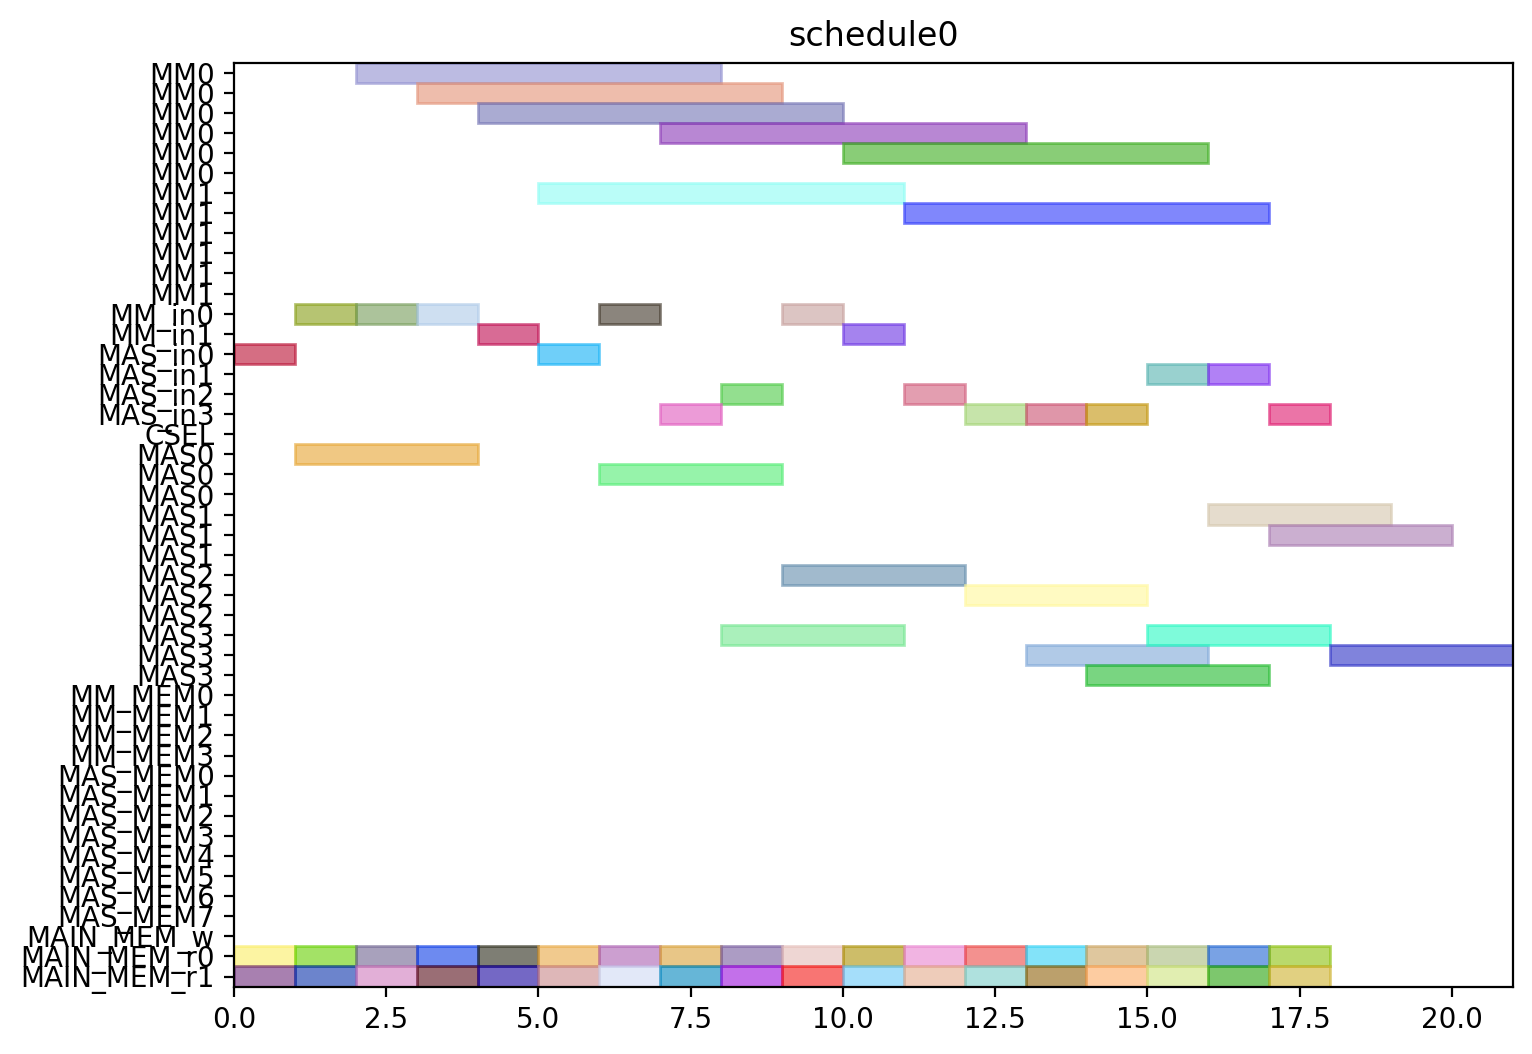

Reproduce this figure in Python.
from pyschedule import Scenario, solvers, plotters, alt


def solve():
	horizon = 120
	S = Scenario("schedule0", horizon=horizon)

	# resource
	MM = S.Resources('MM', num=2, size=6)
	MM_in = S.Resources('MM_in', num=2)
	MAS_in = S.Resources('MAS_in', num=4)
	CSEL = S.Resource('CSEL')
	MAS = S.Resources('MAS', num=4, size=3, periods=range(1, horizon))
	MM_MEM = S.Resources('MM_MEM', num=4)
	MAS_MEM = S.Resources('MAS_MEM', num=8)
	MAIN_MEM_w = S.Resource('MAIN_MEM_w', size=1)
	MAIN_MEM_r = S.Resources('MAIN_MEM_r', num=2)

	# result of previous scheduling

	# new tasks
	t0_t0 = S.Task('t0_t0', length=3, delay_cost=1)
	t0_t0 += alt(MAS)
	t0_t0_in = S.Task('t0_t0_in', length=1, delay_cost=1)
	t0_t0_in += alt(MAS_in)
	S += t0_t0_in*MAS_in[0]<=t0_t0*MAS[0]

	S += t0_t0_in*MAS_in[1]<=t0_t0*MAS[1]

	S += t0_t0_in*MAS_in[2]<=t0_t0*MAS[2]

	S += t0_t0_in*MAS_in[3]<=t0_t0*MAS[3]

	t0_t0_mem0 = S.Task('t0_t0_mem0', length=1, delay_cost=1)
	t0_t0_mem0 += MAIN_MEM_r[0]
	S += t0_t0_mem0 <= t0_t0

	t0_t0_mem1 = S.Task('t0_t0_mem1', length=1, delay_cost=1)
	t0_t0_mem1 += MAIN_MEM_r[1]
	S += t0_t0_mem1 <= t0_t0

	t0_t1 = S.Task('t0_t1', length=3, delay_cost=1)
	t0_t1 += alt(MAS)
	t0_t1_in = S.Task('t0_t1_in', length=1, delay_cost=1)
	t0_t1_in += alt(MAS_in)
	S += t0_t1_in*MAS_in[0]<=t0_t1*MAS[0]

	S += t0_t1_in*MAS_in[1]<=t0_t1*MAS[1]

	S += t0_t1_in*MAS_in[2]<=t0_t1*MAS[2]

	S += t0_t1_in*MAS_in[3]<=t0_t1*MAS[3]

	t0_t1_mem0 = S.Task('t0_t1_mem0', length=1, delay_cost=1)
	t0_t1_mem0 += MAIN_MEM_r[0]
	S += t0_t1_mem0 <= t0_t1

	t0_t1_mem1 = S.Task('t0_t1_mem1', length=1, delay_cost=1)
	t0_t1_mem1 += MAIN_MEM_r[1]
	S += t0_t1_mem1 <= t0_t1

	t0_t3 = S.Task('t0_t3', length=6, delay_cost=1)
	t0_t3 += alt(MM)
	t0_t3_in = S.Task('t0_t3_in', length=1, delay_cost=1)
	t0_t3_in += alt(MM_in)
	S += t0_t3_in*MM_in[0]<=t0_t3*MM[0]
	S += t0_t3_in*MM_in[1]<=t0_t3*MM[1]
	t0_t3_mem0 = S.Task('t0_t3_mem0', length=1, delay_cost=1)
	t0_t3_mem0 += MAIN_MEM_r[0]
	S += t0_t3_mem0 <= t0_t3

	t0_t3_mem1 = S.Task('t0_t3_mem1', length=1, delay_cost=1)
	t0_t3_mem1 += MAIN_MEM_r[1]
	S += t0_t3_mem1 <= t0_t3

	t1_t0 = S.Task('t1_t0', length=3, delay_cost=1)
	t1_t0 += alt(MAS)
	t1_t0_in = S.Task('t1_t0_in', length=1, delay_cost=1)
	t1_t0_in += alt(MAS_in)
	S += t1_t0_in*MAS_in[0]<=t1_t0*MAS[0]

	S += t1_t0_in*MAS_in[1]<=t1_t0*MAS[1]

	S += t1_t0_in*MAS_in[2]<=t1_t0*MAS[2]

	S += t1_t0_in*MAS_in[3]<=t1_t0*MAS[3]

	t1_t0_mem0 = S.Task('t1_t0_mem0', length=1, delay_cost=1)
	t1_t0_mem0 += MAIN_MEM_r[0]
	S += t1_t0_mem0 <= t1_t0

	t1_t0_mem1 = S.Task('t1_t0_mem1', length=1, delay_cost=1)
	t1_t0_mem1 += MAIN_MEM_r[1]
	S += t1_t0_mem1 <= t1_t0

	t1_t1 = S.Task('t1_t1', length=3, delay_cost=1)
	t1_t1 += alt(MAS)
	t1_t1_in = S.Task('t1_t1_in', length=1, delay_cost=1)
	t1_t1_in += alt(MAS_in)
	S += t1_t1_in*MAS_in[0]<=t1_t1*MAS[0]

	S += t1_t1_in*MAS_in[1]<=t1_t1*MAS[1]

	S += t1_t1_in*MAS_in[2]<=t1_t1*MAS[2]

	S += t1_t1_in*MAS_in[3]<=t1_t1*MAS[3]

	t1_t1_mem0 = S.Task('t1_t1_mem0', length=1, delay_cost=1)
	t1_t1_mem0 += MAIN_MEM_r[0]
	S += t1_t1_mem0 <= t1_t1

	t1_t1_mem1 = S.Task('t1_t1_mem1', length=1, delay_cost=1)
	t1_t1_mem1 += MAIN_MEM_r[1]
	S += t1_t1_mem1 <= t1_t1

	t1_t3 = S.Task('t1_t3', length=6, delay_cost=1)
	t1_t3 += alt(MM)
	t1_t3_in = S.Task('t1_t3_in', length=1, delay_cost=1)
	t1_t3_in += alt(MM_in)
	S += t1_t3_in*MM_in[0]<=t1_t3*MM[0]
	S += t1_t3_in*MM_in[1]<=t1_t3*MM[1]
	t1_t3_mem0 = S.Task('t1_t3_mem0', length=1, delay_cost=1)
	t1_t3_mem0 += MAIN_MEM_r[0]
	S += t1_t3_mem0 <= t1_t3

	t1_t3_mem1 = S.Task('t1_t3_mem1', length=1, delay_cost=1)
	t1_t3_mem1 += MAIN_MEM_r[1]
	S += t1_t3_mem1 <= t1_t3

	t2_t2 = S.Task('t2_t2', length=3, delay_cost=1)
	t2_t2 += alt(MAS)
	t2_t2_in = S.Task('t2_t2_in', length=1, delay_cost=1)
	t2_t2_in += alt(MAS_in)
	S += t2_t2_in*MAS_in[0]<=t2_t2*MAS[0]

	S += t2_t2_in*MAS_in[1]<=t2_t2*MAS[1]

	S += t2_t2_in*MAS_in[2]<=t2_t2*MAS[2]

	S += t2_t2_in*MAS_in[3]<=t2_t2*MAS[3]

	t2_t2_mem0 = S.Task('t2_t2_mem0', length=1, delay_cost=1)
	t2_t2_mem0 += MAIN_MEM_r[0]
	S += t2_t2_mem0 <= t2_t2

	t2_t2_mem1 = S.Task('t2_t2_mem1', length=1, delay_cost=1)
	t2_t2_mem1 += MAIN_MEM_r[1]
	S += t2_t2_mem1 <= t2_t2

	t5_t0 = S.Task('t5_t0', length=6, delay_cost=1)
	t5_t0 += alt(MM)
	t5_t0_in = S.Task('t5_t0_in', length=1, delay_cost=1)
	t5_t0_in += alt(MM_in)
	S += t5_t0_in*MM_in[0]<=t5_t0*MM[0]
	S += t5_t0_in*MM_in[1]<=t5_t0*MM[1]
	t5_t0_mem0 = S.Task('t5_t0_mem0', length=1, delay_cost=1)
	t5_t0_mem0 += MAIN_MEM_r[0]
	S += t5_t0_mem0 <= t5_t0

	t5_t0_mem1 = S.Task('t5_t0_mem1', length=1, delay_cost=1)
	t5_t0_mem1 += MAIN_MEM_r[1]
	S += t5_t0_mem1 <= t5_t0

	t5_t1 = S.Task('t5_t1', length=6, delay_cost=1)
	t5_t1 += alt(MM)
	t5_t1_in = S.Task('t5_t1_in', length=1, delay_cost=1)
	t5_t1_in += alt(MM_in)
	S += t5_t1_in*MM_in[0]<=t5_t1*MM[0]
	S += t5_t1_in*MM_in[1]<=t5_t1*MM[1]
	t5_t1_mem0 = S.Task('t5_t1_mem0', length=1, delay_cost=1)
	t5_t1_mem0 += MAIN_MEM_r[0]
	S += t5_t1_mem0 <= t5_t1

	t5_t1_mem1 = S.Task('t5_t1_mem1', length=1, delay_cost=1)
	t5_t1_mem1 += MAIN_MEM_r[1]
	S += t5_t1_mem1 <= t5_t1

	t5_t2 = S.Task('t5_t2', length=3, delay_cost=1)
	t5_t2 += alt(MAS)
	t5_t2_in = S.Task('t5_t2_in', length=1, delay_cost=1)
	t5_t2_in += alt(MAS_in)
	S += t5_t2_in*MAS_in[0]<=t5_t2*MAS[0]

	S += t5_t2_in*MAS_in[1]<=t5_t2*MAS[1]

	S += t5_t2_in*MAS_in[2]<=t5_t2*MAS[2]

	S += t5_t2_in*MAS_in[3]<=t5_t2*MAS[3]

	t5_t2_mem0 = S.Task('t5_t2_mem0', length=1, delay_cost=1)
	t5_t2_mem0 += MAIN_MEM_r[0]
	S += t5_t2_mem0 <= t5_t2

	t5_t2_mem1 = S.Task('t5_t2_mem1', length=1, delay_cost=1)
	t5_t2_mem1 += MAIN_MEM_r[1]
	S += t5_t2_mem1 <= t5_t2

	t5_t3 = S.Task('t5_t3', length=3, delay_cost=1)
	t5_t3 += alt(MAS)
	t5_t3_in = S.Task('t5_t3_in', length=1, delay_cost=1)
	t5_t3_in += alt(MAS_in)
	S += t5_t3_in*MAS_in[0]<=t5_t3*MAS[0]

	S += t5_t3_in*MAS_in[1]<=t5_t3*MAS[1]

	S += t5_t3_in*MAS_in[2]<=t5_t3*MAS[2]

	S += t5_t3_in*MAS_in[3]<=t5_t3*MAS[3]

	t5_t3_mem0 = S.Task('t5_t3_mem0', length=1, delay_cost=1)
	t5_t3_mem0 += MAIN_MEM_r[0]
	S += t5_t3_mem0 <= t5_t3

	t5_t3_mem1 = S.Task('t5_t3_mem1', length=1, delay_cost=1)
	t5_t3_mem1 += MAIN_MEM_r[1]
	S += t5_t3_mem1 <= t5_t3

	t7_t0 = S.Task('t7_t0', length=3, delay_cost=1)
	t7_t0 += alt(MAS)
	t7_t0_in = S.Task('t7_t0_in', length=1, delay_cost=1)
	t7_t0_in += alt(MAS_in)
	S += t7_t0_in*MAS_in[0]<=t7_t0*MAS[0]

	S += t7_t0_in*MAS_in[1]<=t7_t0*MAS[1]

	S += t7_t0_in*MAS_in[2]<=t7_t0*MAS[2]

	S += t7_t0_in*MAS_in[3]<=t7_t0*MAS[3]

	t7_t0_mem0 = S.Task('t7_t0_mem0', length=1, delay_cost=1)
	t7_t0_mem0 += MAIN_MEM_r[0]
	S += t7_t0_mem0 <= t7_t0

	t7_t0_mem1 = S.Task('t7_t0_mem1', length=1, delay_cost=1)
	t7_t0_mem1 += MAIN_MEM_r[1]
	S += t7_t0_mem1 <= t7_t0

	t7_t1 = S.Task('t7_t1', length=3, delay_cost=1)
	t7_t1 += alt(MAS)
	t7_t1_in = S.Task('t7_t1_in', length=1, delay_cost=1)
	t7_t1_in += alt(MAS_in)
	S += t7_t1_in*MAS_in[0]<=t7_t1*MAS[0]

	S += t7_t1_in*MAS_in[1]<=t7_t1*MAS[1]

	S += t7_t1_in*MAS_in[2]<=t7_t1*MAS[2]

	S += t7_t1_in*MAS_in[3]<=t7_t1*MAS[3]

	t7_t1_mem0 = S.Task('t7_t1_mem0', length=1, delay_cost=1)
	t7_t1_mem0 += MAIN_MEM_r[0]
	S += t7_t1_mem0 <= t7_t1

	t7_t1_mem1 = S.Task('t7_t1_mem1', length=1, delay_cost=1)
	t7_t1_mem1 += MAIN_MEM_r[1]
	S += t7_t1_mem1 <= t7_t1

	t7_t3 = S.Task('t7_t3', length=6, delay_cost=1)
	t7_t3 += alt(MM)
	t7_t3_in = S.Task('t7_t3_in', length=1, delay_cost=1)
	t7_t3_in += alt(MM_in)
	S += t7_t3_in*MM_in[0]<=t7_t3*MM[0]
	S += t7_t3_in*MM_in[1]<=t7_t3*MM[1]
	t7_t3_mem0 = S.Task('t7_t3_mem0', length=1, delay_cost=1)
	t7_t3_mem0 += MAIN_MEM_r[0]
	S += t7_t3_mem0 <= t7_t3

	t7_t3_mem1 = S.Task('t7_t3_mem1', length=1, delay_cost=1)
	t7_t3_mem1 += MAIN_MEM_r[1]
	S += t7_t3_mem1 <= t7_t3

	t10_t0 = S.Task('t10_t0', length=6, delay_cost=1)
	t10_t0 += alt(MM)
	t10_t0_in = S.Task('t10_t0_in', length=1, delay_cost=1)
	t10_t0_in += alt(MM_in)
	S += t10_t0_in*MM_in[0]<=t10_t0*MM[0]
	S += t10_t0_in*MM_in[1]<=t10_t0*MM[1]
	t10_t0_mem0 = S.Task('t10_t0_mem0', length=1, delay_cost=1)
	t10_t0_mem0 += MAIN_MEM_r[0]
	S += t10_t0_mem0 <= t10_t0

	t10_t0_mem1 = S.Task('t10_t0_mem1', length=1, delay_cost=1)
	t10_t0_mem1 += MAIN_MEM_r[1]
	S += t10_t0_mem1 <= t10_t0

	t10_t1 = S.Task('t10_t1', length=6, delay_cost=1)
	t10_t1 += alt(MM)
	t10_t1_in = S.Task('t10_t1_in', length=1, delay_cost=1)
	t10_t1_in += alt(MM_in)
	S += t10_t1_in*MM_in[0]<=t10_t1*MM[0]
	S += t10_t1_in*MM_in[1]<=t10_t1*MM[1]
	t10_t1_mem0 = S.Task('t10_t1_mem0', length=1, delay_cost=1)
	t10_t1_mem0 += MAIN_MEM_r[0]
	S += t10_t1_mem0 <= t10_t1

	t10_t1_mem1 = S.Task('t10_t1_mem1', length=1, delay_cost=1)
	t10_t1_mem1 += MAIN_MEM_r[1]
	S += t10_t1_mem1 <= t10_t1

	t10_t2 = S.Task('t10_t2', length=3, delay_cost=1)
	t10_t2 += alt(MAS)
	t10_t2_in = S.Task('t10_t2_in', length=1, delay_cost=1)
	t10_t2_in += alt(MAS_in)
	S += t10_t2_in*MAS_in[0]<=t10_t2*MAS[0]

	S += t10_t2_in*MAS_in[1]<=t10_t2*MAS[1]

	S += t10_t2_in*MAS_in[2]<=t10_t2*MAS[2]

	S += t10_t2_in*MAS_in[3]<=t10_t2*MAS[3]

	t10_t2_mem0 = S.Task('t10_t2_mem0', length=1, delay_cost=1)
	t10_t2_mem0 += MAIN_MEM_r[0]
	S += t10_t2_mem0 <= t10_t2

	t10_t2_mem1 = S.Task('t10_t2_mem1', length=1, delay_cost=1)
	t10_t2_mem1 += MAIN_MEM_r[1]
	S += t10_t2_mem1 <= t10_t2

	t10_t3 = S.Task('t10_t3', length=3, delay_cost=1)
	t10_t3 += alt(MAS)
	t10_t3_in = S.Task('t10_t3_in', length=1, delay_cost=1)
	t10_t3_in += alt(MAS_in)
	S += t10_t3_in*MAS_in[0]<=t10_t3*MAS[0]

	S += t10_t3_in*MAS_in[1]<=t10_t3*MAS[1]

	S += t10_t3_in*MAS_in[2]<=t10_t3*MAS[2]

	S += t10_t3_in*MAS_in[3]<=t10_t3*MAS[3]

	t10_t3_mem0 = S.Task('t10_t3_mem0', length=1, delay_cost=1)
	t10_t3_mem0 += MAIN_MEM_r[0]
	S += t10_t3_mem0 <= t10_t3

	t10_t3_mem1 = S.Task('t10_t3_mem1', length=1, delay_cost=1)
	t10_t3_mem1 += MAIN_MEM_r[1]
	S += t10_t3_mem1 <= t10_t3

	solvers.mip.solve(S,msg=1,kind='CPLEX',ratio_gap=1.01)

	solution = [['hoge']*len(S.solution()[1]) for i in range(len(S.solution()))]
	for i in range(len(S.solution())):
		for j in range(len(S.solution()[i])):
			solution[i][j]=str(S.solution()[i][j])
	print(solution)

	cycles = int(solution[-1][3])

	pic_file_name = "/mnt/rose/usr1/fukuda/ABE/multiRAM_multiMAS_16mux/scheduling_result/stage6MM2_stage3MAS4/EP2_DBL_w_EVAL/schedule0.png"
	if(S.solution() != []):
		plotters.matplotlib.plot(S,img_filename=pic_file_name, show_task_labels=False, fig_size=(cycles*0.25+3, 6))

	return solution
